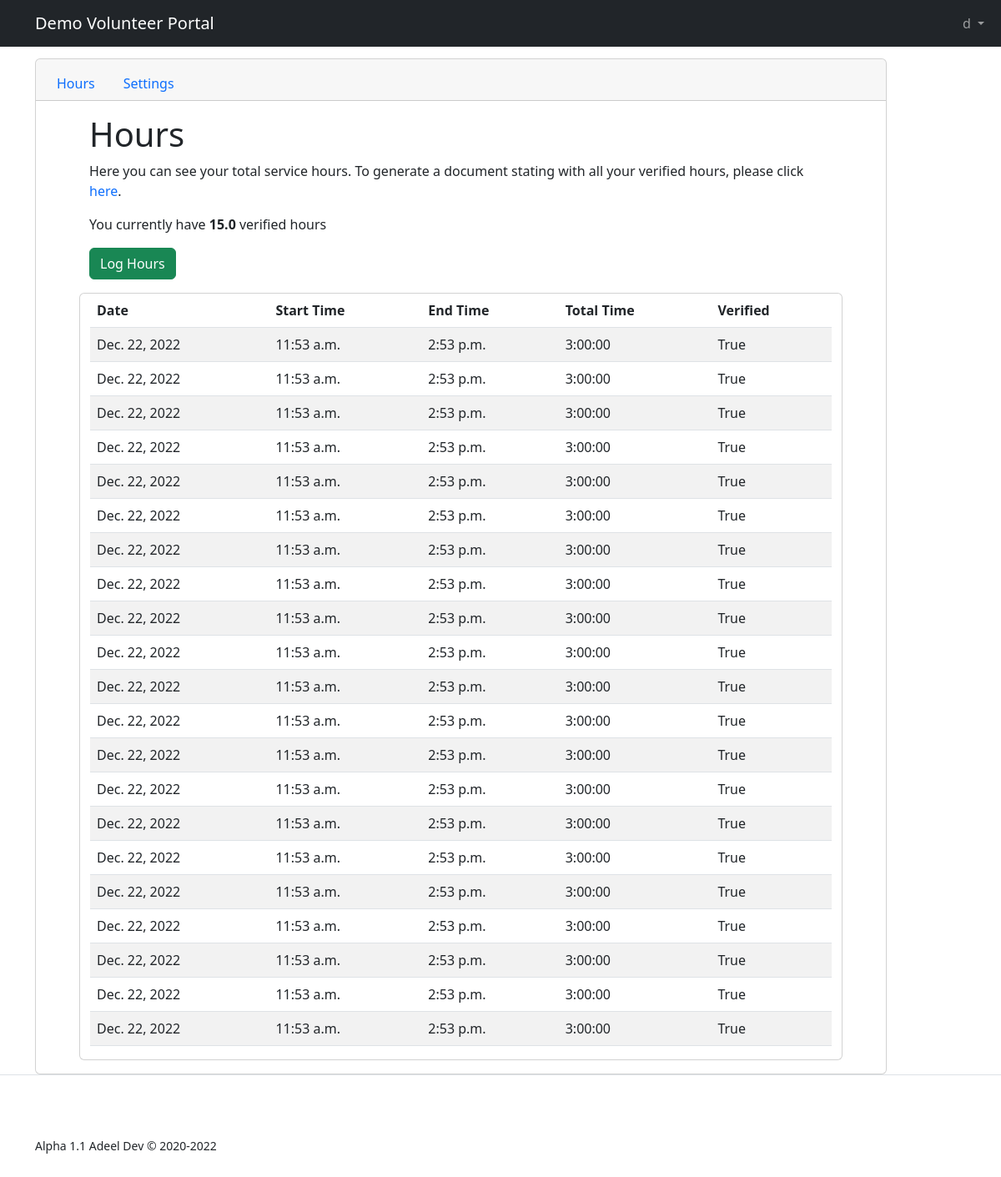
Page /hours/ (signed in) on the committed database.
### tracker/models.py (models this page shows, shortened)
class volunteer_hour(models.Model):
    date = models.DateField()
    start = models.TimeField(default=None)
    end = models.TimeField(default=None, null=True)
    volunteer = models.ForeignKey(volunteer, on_delete=models.CASCADE)
    verified = models.BooleanField(default=False)

### tracker/views.py (the view)
# urls.py: path('hours/', include('tracker.urls')),
@login_required
def hours(request):
    context = {}
    context['hours'] = []
    verified_hours = dt.timedelta(0)
    for o in volunteer_hour.objects.all().filter(volunteer=request.user.volunteer, verified=True):
        date = o.date
        hour = datetime.combine(date, o.end) - datetime.combine(date, o.start)
        verified_hours = verified_hours + hour
    context['verified_hours'] = verified_hours.seconds/3600
    for o in volunteer_hour.objects.all().filter(volunteer=request.user.volunteer).order_by('date'):
        date = o.date
        start = o.start
        end = o.end
        try:
            total = datetime.combine(date, o.end) - datetime.combine(date, o.start)
        except:
            total = "Null"
        verified = o.verified
        context['hours'].append({"date": date, "start": start, "end": end, "total": total, "verified": verified})
    return render(request, template_name='tracker/hours.html', context=context)

### pantryhourtracker/context_processors.py (called while the page is built)
def version(request):
    return {'version': settings.VERSION_COPYRIGHT}

def site_name(request):
    return {'org_name': settings.SITE_NAME}

### tracker/templates/tracker/hours.html (shortened to what this page needs)
{% extends "users/base.html" %}
{% block content %}
    <div class="card">
        <div class="card-header">
            <ul class="nav nav-tabs card-header-tabs">
                <li class="nav-item">
                    <a class="nav-link" href="{% url 'hours' %}">Hours</a>
                </li>
                <li class="nav-item">
                    <a class="nav-link" href="{% url 'profile' %}">Settings</a>
                </li>
            </ul>
        </div>
        <div class="card-body">
            <div class="container-fluid">
                <div class="content-section">
                    <div class="container">
                        <div class="row px-1 px-md-4">
                            <div class="col-md-12">
                                <h1>Hours</h1>
                                <p>Here you can see your total service hours. To generate a document stating with all your verified hours, please click <a href="{% url 'individual_report' %}">here</a>.</p>
                            </div>
                        </div>
                        <div class="row px-1 px-md-4">
                            <div class="col-md-12">
                                <p>You currently have <b>
                                    {% if hours %}
                                        {{ verified_hours }}
                                    {% else %}
                                        0
                                    {% endif %}
                                </b> verified hours</p>
                            </div>
                        </div>
                        <div class="row px-1 px-md-4">
                            <div class="col-md-12">
                                <a href="{% url 'create_hour' %}">
                                    <button class="btn btn-success mb-3">Log Hours</button>
                                </a>
                            </div>
                        </div>
                        <div class="row px-1 px-md-4">
                            <div class="card col p">
                                <table class="table table-striped">
                                    <thead>
                                    <tr>
                                        <th scope="col">Date</th>
                                        <th scope="col">Start Time</th>
                                        <th scope="col">End Time</th>
                                        <th scope="col">Total Time</th>
                                        <th scope="col">Verified</th>
                                    </tr>
                                    </thead>
                                    <tbody>
                                    {% for h in hours %}
                                        <tr>
                                            <td>{{ h.date }}</td>
                                            <td>{{ h.start }}</td>
                                            <td>{{ h.end }}</td>
                                            <td>{{ h.total }}</td>
                                            <td>{{ h.verified }}</td>
                                        </tr>
                                    {% endfor %}
                                    </tbody>
                                </table>
                            </div>
                        </div>
                    </div>
                </div>
            </div>
        </div>
    </div>
{% endblock content %}

### users/templates/users/base.html (shortened to what this page needs)
<!DOCTYPE html>
<html lang="en">
<head>
    <link href="https://cdn.jsdelivr.net/npm/bootstrap@5.2.3/dist/css/bootstrap.min.css" rel="stylesheet"
>
</head>
<body>
<div class="container">
    <section>
        <div class="row">
            <div class="col">
                <nav class="navbar navbar-expand-lg fixed-top navbar-dark bg-dark" style="background-color: #f2f2f2;">
                    <div class="container-fluid">
                        <a class="navbar-brand" href="{% url 'hours' %}" style="padding-left: 30px;">{{ org_name }} Volunteer Portal</a>
                        <div class="collapse navbar-collapse" id="navbarSupportedContent">
                            <ul class="navbar-nav ms-auto">
                                <li class="nav-item dropdown">
                                    <a class="nav-link dropdown-toggle" href="#" role="button" data-bs-toggle="dropdown"
                                       aria-expanded="false">
                                        {{ user.first_name }}
                                    </a>
                                </li>
                            </ul>
                        </div>
                    </div>
                </nav>
            </div>
        </div>
    </section>
    <section>
        <div class="row">
            <div class="col-11 item2 h-100">
                {% block content %}
                {% endblock %}
            </div>
            <div class="col-1 item4">
            </div>
        </div>
    </section>
</div>
<legend class="border-bottom mb-4"></legend>
<footer class="container py-5">
    <div class="row">
        <div class="col-12 col-md">
            <small>{{ version }}</small>
        </div>
    </div>
</footer>
</body>
</html>

### users/templates/users/base.html (style rules this page uses)
.item2 { padding-top: 70px; paddin-bottom: 500px; }
.item4 { padding-top: 150px; padding-bottom: 190px; }
a:link { text-decoration: none; }

### rows in the picture
volunteer_hour: date "Dec. 22, 2022", start "11:53 a.m.", end "2:53 p.m."
volunteer_hour: date "Dec. 22, 2022", start "11:53 a.m.", end "2:53 p.m."
volunteer_hour: date "Dec. 22, 2022", start "11:53 a.m.", end "2:53 p.m."
volunteer_hour: date "Dec. 22, 2022", start "11:53 a.m.", end "2:53 p.m."
volunteer_hour: date "Dec. 22, 2022", start "11:53 a.m.", end "2:53 p.m."
volunteer_hour: date "Dec. 22, 2022", start "11:53 a.m.", end "2:53 p.m."
volunteer_hour: date "Dec. 22, 2022", start "11:53 a.m.", end "2:53 p.m."
volunteer_hour: date "Dec. 22, 2022", start "11:53 a.m.", end "2:53 p.m."
volunteer_hour: date "Dec. 22, 2022", start "11:53 a.m.", end "2:53 p.m."
volunteer_hour: date "Dec. 22, 2022", start "11:53 a.m.", end "2:53 p.m."
volunteer_hour: date "Dec. 22, 2022", start "11:53 a.m.", end "2:53 p.m."
volunteer_hour: date "Dec. 22, 2022", start "11:53 a.m.", end "2:53 p.m."
volunteer_hour: date "Dec. 22, 2022", start "11:53 a.m.", end "2:53 p.m."
volunteer_hour: date "Dec. 22, 2022", start "11:53 a.m.", end "2:53 p.m."
volunteer_hour: date "Dec. 22, 2022", start "11:53 a.m.", end "2:53 p.m."
volunteer_hour: date "Dec. 22, 2022", start "11:53 a.m.", end "2:53 p.m."
volunteer_hour: date "Dec. 22, 2022", start "11:53 a.m.", end "2:53 p.m."
volunteer_hour: date "Dec. 22, 2022", start "11:53 a.m.", end "2:53 p.m."
volunteer_hour: date "Dec. 22, 2022", start "11:53 a.m.", end "2:53 p.m."
volunteer_hour: date "Dec. 22, 2022", start "11:53 a.m.", end "2:53 p.m."
volunteer_hour: date "Dec. 22, 2022", start "11:53 a.m.", end "2:53 p.m."

### other values in the picture
{{ org_name }} "Demo"
{{ user.first_name }} "d"
{{ verified_hours }} "15.0"
{{ h.total }} "3:00:00" "3:00:00" "3:00:00" "3:00:00" "3:00:00" "3:00:00" "3:00:00" "3:00:00" "3:00:00" "3:00:00" "3:00:00" "3:00:00" "3:00:00" "3:00:00" "3:00:00" "3:00:00" "3:00:00" "3:00:00" "3:00:00" "3:00:00" "3:00:00"
{{ h.verified }} "True" "True" "True" "True" "True" "True" "True" "True" "True" "True" "True" "True" "True" "True" "True" "True" "True" "True" "True" "True" "True"
{{ version }} "Alpha 1.1 Adeel Dev © 2020-2022"
